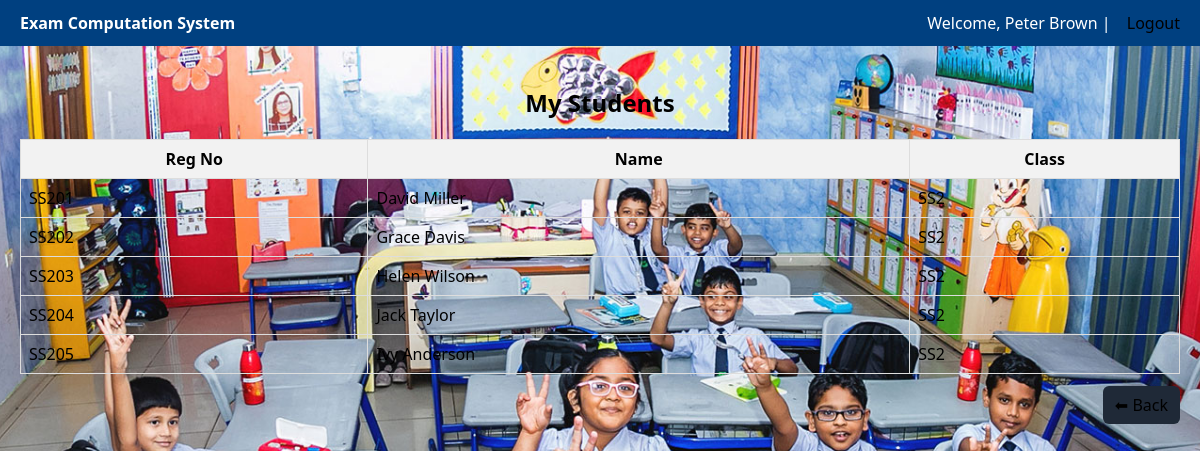
The page /teacher/view-students/ (signed in) on the database its author committed.
### exam_app/models.py (models this page shows, shortened)
class TeacherProfile(models.Model):
    name = models.CharField(max_length=150, blank=True)  # full name
    phone = models.CharField(max_length=20, blank=True)
    class_level = models.CharField(max_length=3, choices=CLASS_CHOICES, blank=True)
    is_eo = models.BooleanField(default=False, help_text="Check if this user is an Examination Officer (EO)")
    password = models.CharField(max_length=128, blank=True)  # hashed password

class Student(models.Model):
    first_name = models.CharField(max_length=100)
    last_name = models.CharField(max_length=100, blank=True)
    reg_no = models.CharField(max_length=30, unique=True)
    class_level = models.CharField(max_length=3, choices=CLASS_CHOICES, default='SS1')
    teacher = models.ForeignKey(TeacherProfile, on_delete=models.SET_NULL, null=True, related_name='students')

### exam_app/views.py (the view)
# urls.py: path('teacher/view-students/', views.view_students, name='view_students'),
def view_students(request):
    teacher = get_logged_in_teacher(request)
    if not teacher:
        return redirect('teacher_login')
    students = Student.objects.filter(class_level=teacher.class_level)
    return render(request, 'view_students.html', {
        'students': students,
        'teacher': teacher  # ✅ added so navbar shows Logout & name
    })

### exam_app/views.py (called while the page is built)
def get_logged_in_teacher(request):
    teacher_id = request.session.get('teacher_id')
    if not teacher_id:
        return None
    try:
        return TeacherProfile.objects.get(id=teacher_id)
    except TeacherProfile.DoesNotExist:
        request.session.flush()
        return None

### templates/view_students.html (shortened to what this page needs)
{% extends "base.html" %}
{% block content %}
<h2 style="text-align:center;margin-bottom:20px;">My Students</h2>
{% if students %}
  <table style="width:100%;border-collapse:collapse;margin-bottom:20px;">
    <thead>
      <tr style="background:#f2f2f2;">
        <th style="border:1px solid #ddd;padding:8px;">Reg No</th>
        <th style="border:1px solid #ddd;padding:8px;">Name</th>
        <th style="border:1px solid #ddd;padding:8px;">Class</th>
      </tr>
    </thead>
    <tbody>
      {% for s in students %}
      <tr>
        <td style="border:1px solid #ddd;padding:8px;">{{ s.reg_no }}</td>
        <td style="border:1px solid #ddd;padding:8px;">
          {{ s.first_name }} {{ s.last_name }}
        </td>
        <td style="border:1px solid #ddd;padding:8px;">{{ s.class_level }}</td>
      </tr>
      {% endfor %}
    </tbody>
  </table>
{% else %}
  <p style="text-align:center;">No students yet.</p>
{% endif %}
<nav style="text-align:right;margin-top:20px;">
  <a href="{% url 'teacher_dashboard' %}"
     style="padding:8px 12px;background:#1f2937;color:white;text-decoration:none;border-radius:6px;">
     ⬅ Back
  </a>
</nav>
{% endblock %}

### templates/base.html (shortened to what this page needs)
{% load static %}
<!DOCTYPE html>
<html lang="en">
<head>
  <link rel="stylesheet" href="{% static 'css/style.css' %}">
</head>
<body class="bg-image">
  <nav class="navbar">
    <div class="nav-left"><strong>Exam Computation System</strong></div>
    <div class="nav-right">
      {% if teacher %}
        <span>Welcome, {{ teacher.name }}</span> |
        <a href="{% url 'teacher_logout' %}">Logout</a>
      {% else %}
        <a href="{% url 'teacher_login' %}">Login</a>
      {% endif %}
    </div>
  </nav>
  <div class="content">
    {% block content %}{% endblock %}
  </div>
</body>
</html>

### static/css/style.css (style rules this page uses)
body { font-family: 'Segoe UI', sans-serif; background: #f2f6fc; color:#333; margin:0; padding:0; }
body, .table th, .table td, .card, h1, h2, h3, h4, h5, h6, p, label, a { color: #000 !important; }
.navbar { display:flex; justify-content:space-between; align-items:center; padding:12px 20px; background:#004080; color:white; }
.navbar a { color:white; text-decoration:none; margin-left:12px; }
.content { padding:20px; max-width:1200px; margin:auto; }
.bg-image { background-image: url("../images/go.jpg"); background-size: cover; background-repeat: no-repeat; background-position: center; background-attachment: fixed; }

### rows shown on the page
TeacherProfile: name "Peter Brown"
Student: reg_no "SS201", first_name "David", last_name "Miller", class_level "SS2"
Student: reg_no "SS202", first_name "Grace", last_name "Davis", class_level "SS2"
Student: reg_no "SS203", first_name "Helen", last_name "Wilson", class_level "SS2"
Student: reg_no "SS204", first_name "Jack", last_name "Taylor", class_level "SS2"
Student: reg_no "SS205", first_name "Ivy", last_name "Anderson", class_level "SS2"
